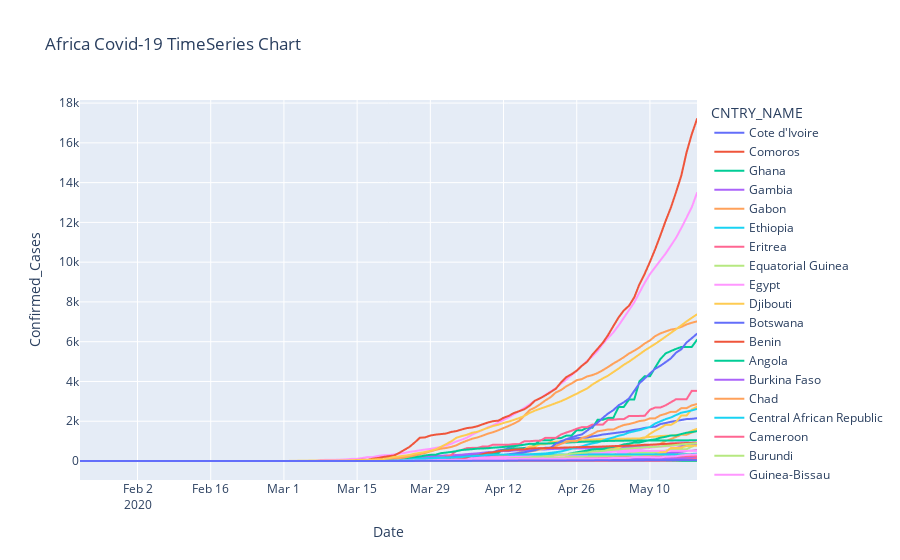

The notebook cell this image was saved under:
### Markdown cell above
# Create the first visualization : Time series for confirmed cases

### Code cell
#using plotly
import plotly.express as px

df = africacovdf
fig = px.line(df, x="Date", y="Confirmed_Cases", color='CNTRY_NAME', title='Africa Covid-19 TimeSeries Chart')
fig.show()
